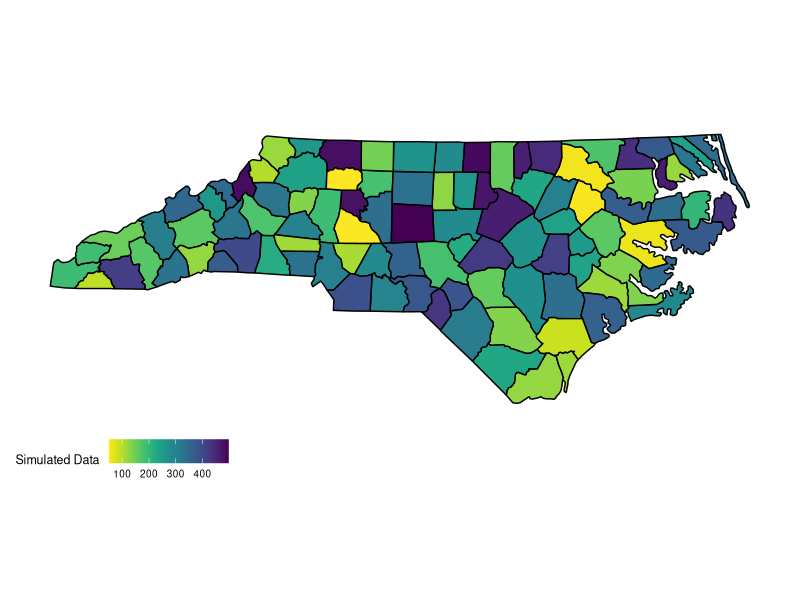

Here is the R script that generated this plot:
## ---- chunk 1
library(dplyr)
library(ggplot2)
nc_map <- tbl_df(map_data("county", region = "north carolina"))
# Simulate data to plot by county
data_frame(
  subregion = unique(nc_map$subregion),
  simdata = sample(50:500, length(unique(nc_map$subregion)))
) -> simdata_df
# Join the values to the map
nc_map <- left_join(nc_map, simdata_df)
## ---- chunk 2
library(ggthemes); library(mapproj)
ggplot() +
  geom_polygon(data=nc_map, color="black",
               aes(x=long, y=lat, group=subregion, fill=simdata)) +
  viridis::scale_fill_viridis(name="Simulated Data ", direction=-1) +
  coord_map("polyconic") +
  ggthemes::theme_map() +
  theme(legend.position="bottom")
